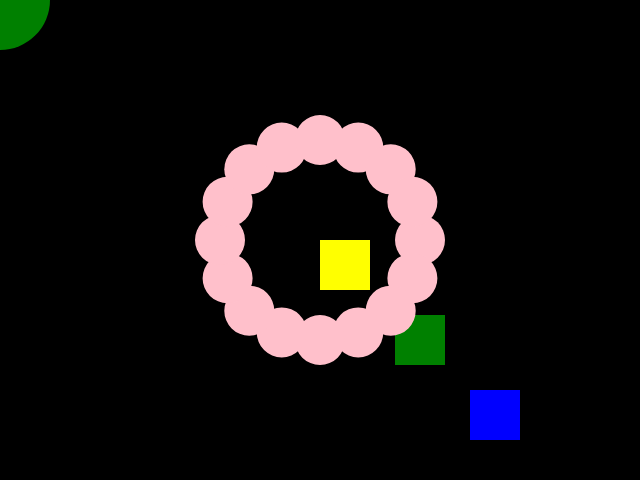
Frame 1 (no input)
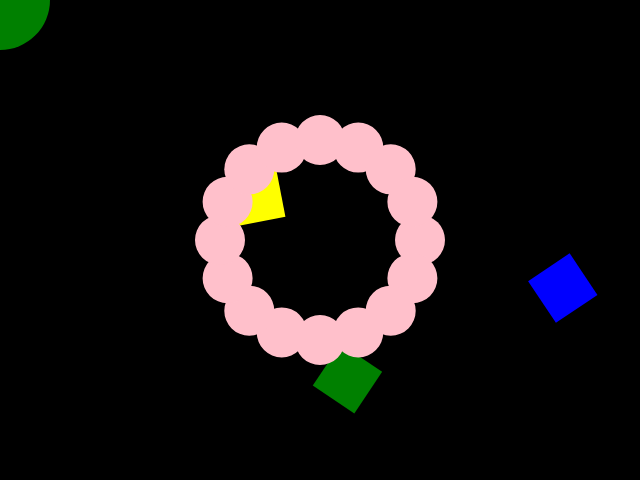
Frame 60 (no input)
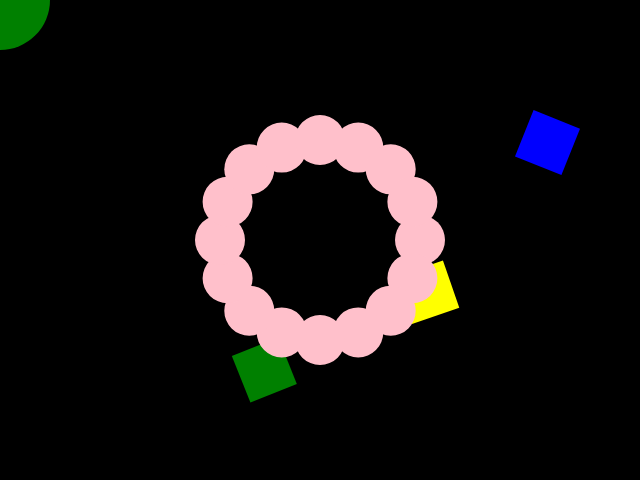
Frame 120 (the mouse pressed at the canvas centre since frame 60)

The p5.js sketch that drew these frames (run headless with seeded random() and noise() and a simulated clock; from frame 60 on, the mouse is pressed at the canvas centre):

// p5.js sketch
// ── sketch.js
// transform animation

var r = 0;
var x = 0;
var y = 0;

function setup() { 
    createCanvas(640, 480);
    noStroke();
  
}

function draw() {
    background(0);
    fill("green");
    ellipse(0, 0, 100);
    
   
    translate(width/2, height/2);

    push();
    rotate(r);
    rectMode(CENTER);
    rect(100, 100, 50, 50);
    pop();
    
    push();
    rotate(-r);
    fill("blue");
    rect(150,150, 50,50);
    pop();
    
    push();
    rotate(r*5);
    fill("yellow");
    rect(x, y, 50, 50);
    x += 0.5;
    y += 0.5;
    pop();
    
    r += 0.01;
    
    push();
    fill("pink");
    for (var i = 0; i < 16; i++) {    
        ellipse(100, 0, 50);
        rotate(PI/8);
    }
    pop();
}
